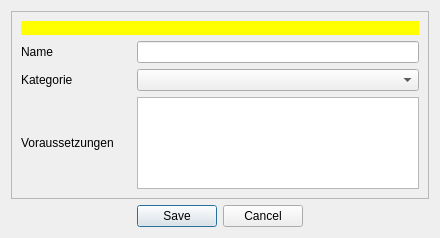
<?xml version="1.0" encoding="UTF-8"?>
<ui version="4.0">
 <class>dialog</class>
 <widget class="QDialog" name="dialog">
  <property name="windowModality">
   <enum>Qt::ApplicationModal</enum>
  </property>
  <property name="geometry">
   <rect>
    <x>0</x>
    <y>0</y>
    <width>440</width>
    <height>238</height>
   </rect>
  </property>
  <property name="windowTitle">
   <string>Sephrasto - Freie Fertigkeit bearbeiten...</string>
  </property>
  <layout class="QGridLayout" name="gridLayout_2">
   <item row="1" column="0">
    <widget class="QDialogButtonBox" name="buttonBox">
     <property name="orientation">
      <enum>Qt::Horizontal</enum>
     </property>
     <property name="standardButtons">
      <set>QDialogButtonBox::Cancel|QDialogButtonBox::Save</set>
     </property>
     <property name="centerButtons">
      <bool>true</bool>
     </property>
    </widget>
   </item>
   <item row="0" column="0">
    <widget class="QScrollArea" name="scrollArea">
     <property name="widgetResizable">
      <bool>true</bool>
     </property>
     <widget class="QWidget" name="scrollAreaWidgetContents">
      <property name="geometry">
       <rect>
        <x>0</x>
        <y>0</y>
        <width>420</width>
        <height>189</height>
       </rect>
      </property>
      <layout class="QGridLayout" name="gridLayout">
       <item row="3" column="0">
        <widget class="QLabel" name="label_2">
         <property name="text">
          <string>Kategorie</string>
         </property>
        </widget>
       </item>
       <item row="2" column="0">
        <widget class="QLabel" name="label">
         <property name="text">
          <string>Name</string>
         </property>
        </widget>
       </item>
       <item row="4" column="0">
        <widget class="QLabel" name="label_4">
         <property name="minimumSize">
          <size>
           <width>110</width>
           <height>0</height>
          </size>
         </property>
         <property name="text">
          <string>Voraussetzungen</string>
         </property>
        </widget>
       </item>
       <item row="4" column="1">
        <widget class="QPlainTextEdit" name="teVoraussetzungen">
         <property name="toolTip">
          <string>&lt;html&gt;&lt;head/&gt;&lt;body&gt;&lt;p&gt;Siehe &quot;Datenbank Editor -&gt; Einstellungsmöglichkeiten -&gt; Voraussetzungen&quot; in der Sephrasto-Hilfe für eine Anleitung.&lt;/p&gt;&lt;/body&gt;&lt;/html&gt;</string>
         </property>
        </widget>
       </item>
       <item row="3" column="1">
        <widget class="QComboBox" name="comboTyp"/>
       </item>
       <item row="2" column="1">
        <widget class="QLineEdit" name="leName"/>
       </item>
       <item row="0" column="0" colspan="2">
        <widget class="QLabel" name="warning">
         <property name="visible">
          <bool>true</bool>
         </property>
         <property name="styleSheet">
          <string notr="true">background-color: rgb(255, 255, 0); color: black;</string>
         </property>
         <property name="text">
          <string/>
         </property>
         <property name="wordWrap">
          <bool>true</bool>
         </property>
        </widget>
       </item>
      </layout>
     </widget>
    </widget>
   </item>
  </layout>
 </widget>
 <resources/>
 <connections>
  <connection>
   <sender>buttonBox</sender>
   <signal>accepted()</signal>
   <receiver>dialog</receiver>
   <slot>accept()</slot>
   <hints>
    <hint type="sourcelabel">
     <x>248</x>
     <y>254</y>
    </hint>
    <hint type="destinationlabel">
     <x>157</x>
     <y>274</y>
    </hint>
   </hints>
  </connection>
  <connection>
   <sender>buttonBox</sender>
   <signal>rejected()</signal>
   <receiver>dialog</receiver>
   <slot>reject()</slot>
   <hints>
    <hint type="sourcelabel">
     <x>316</x>
     <y>260</y>
    </hint>
    <hint type="destinationlabel">
     <x>286</x>
     <y>274</y>
    </hint>
   </hints>
  </connection>
 </connections>
</ui>
